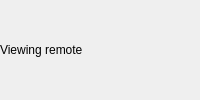
                   <widget class="QWidget" name="screen_value_widget" native="true">
                    <property name="role" stdset="0">
                     <string notr="true">value</string>
                    </property>
                    <layout class="QHBoxLayout" name="screen_value_layout">
                     <property name="spacing">
                      <number>2</number>
                     </property>
                     <property name="leftMargin">
                      <number>0</number>
                     </property>
                     <property name="topMargin">
                      <number>0</number>
                     </property>
                     <property name="rightMargin">
                      <number>4</number>
                     </property>
                     <property name="bottomMargin">
                      <number>0</number>
                     </property>
                     <item>
                      <widget class="ElidedLabel" name="screen_value_label">
                       <property name="sizePolicy">
                        <sizepolicy hsizetype="Ignored" vsizetype="Preferred">
                         <horstretch>0</horstretch>
                         <verstretch>0</verstretch>
                        </sizepolicy>
                       </property>
                       <property name="text">
                        <string>Viewing remote</string>
                       </property>
                       <property name="indent">
                        <number>0</number>
                       </property>
                      </widget>
                     </item>
                     <item>
                      <widget class="QLabel" name="screen_connection_label">
                       <property name="sizePolicy">
                        <sizepolicy hsizetype="Fixed" vsizetype="Preferred">
                         <horstretch>0</horstretch>
                         <verstretch>0</verstretch>
                        </sizepolicy>
                       </property>
                       <property name="text">
                        <string/>
                       </property>
                       <property name="pixmap">
                        <pixmap>icons/connection-relay.svg</pixmap>
                       </property>
                       <property name="alignment">
                        <set>Qt::AlignCenter</set>
                       </property>
                      </widget>
                     </item>
                     <item>
                      <widget class="QLabel" name="screen_encryption_label">
                       <property name="sizePolicy">
                        <sizepolicy hsizetype="Fixed" vsizetype="Preferred">
                         <horstretch>0</horstretch>
                         <verstretch>0</verstretch>
                        </sizepolicy>
                       </property>
                       <property name="text">
                        <string/>
                       </property>
                       <property name="pixmap">
                        <pixmap>icons/lock-grey-12.svg</pixmap>
                       </property>
                       <property name="alignment">
                        <set>Qt::AlignCenter</set>
                       </property>
                      </widget>
                     </item>
                    </layout>
                   </widget>
